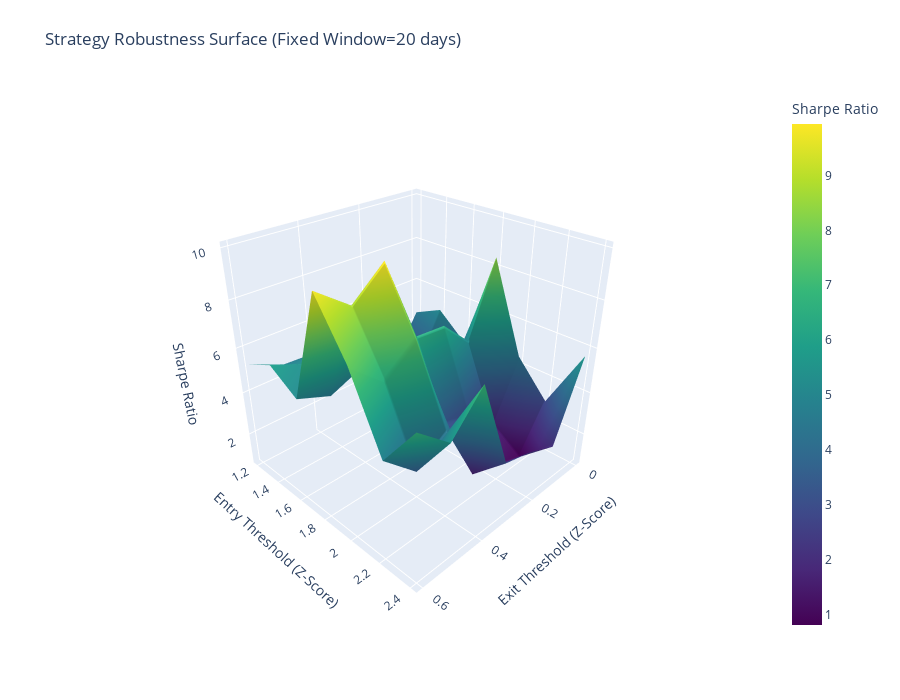

Notebook cell for this chart:
### Markdown cell above
### Robustness Checks, Optimization Experiments

### Code cell
def run_efficient_sensitivity_analysis(res, x_col, y_col, pair_name, windows, entries, exits, split=(0.6, 0.2, 0.2), score_on="test"):
    """
    Optimized Grid Search:
    - Calculates Kalman/Z-Score ONCE per window.
    - Runs Trading Loop for multiple Entry/Exits.
    """
    if pair_name not in res:
        raise ValueError(f"Pair {pair_name} not found.")
    
    base_df = res[pair_name].dropna().copy()

    # --- (C) time split ---
    n = len(base_df)
    n_train = int(split[0] * n)
    n_val   = int((split[0] + split[1]) * n)

    train_df = base_df.iloc[:n_train].copy()
    val_df   = base_df.iloc[n_train:n_val].copy()
    test_df  = base_df.iloc[n_val:].copy()

    if score_on == "val":
        score_df = val_df
    elif score_on == "test":
        score_df = test_df
    else:
        raise ValueError("score_on must be 'val' or 'test'")

    # Use full series for filtering (keeps realistic continuity)
    x_series = base_df[x_col]
    y_series = base_df[y_col]

    results = []
    print(f"Starting 3D Scan for {pair_name} ({y_col} | {x_col})... scoring on {score_on}")

    for w in windows:
        # Heavy lift: parameter estimation (you can restrict to train_df if desired)
        beta0 = init_beta0_ols_no_intercept(x_series, y_series, n0=60)
        Q, R = QR(x_series, y_series, beta0, n0=200, window=w)

        beta_hat, _, spread, _ = kalman_beta_filter(x_series, y_series, Q=Q, R=R, beta0=beta0)

        sim_df = base_df.copy()
        sim_df['beta_hat'] = beta_hat
        sim_df['spread'] = spread.reindex(sim_df.index)

        # Z-score computed from past only (prevents same-bar leakage via rolling stats)
        roll_mean = sim_df['spread'].rolling(window=w).mean().shift(1)
        roll_std  = sim_df['spread'].rolling(window=w).std().shift(1)
        sim_df['z_score'] = (sim_df['spread'] - roll_mean) / roll_std

        # --- (B) trade on lagged signal/beta ---
        sim_df['z_trade']    = sim_df['z_score'].shift(1)
        sim_df['beta_trade'] = sim_df['beta_hat'].shift(1)

        # drop rows where trading inputs not available
        sim_df = sim_df.dropna(subset=['z_trade', 'beta_trade', x_col, y_col]).copy()

        # slice to scoring segment
        sim_df = sim_df.loc[score_df.index.intersection(sim_df.index)].copy()
        if sim_df.empty:
            continue

        dates = sim_df.index
        z_vals = sim_df['z_trade'].values
        b_vals = sim_df['beta_trade'].values
        px_x = sim_df[x_col].values
        px_y = sim_df[y_col].values

        for en, ex in itertools.product(entries, exits):
            # --- (A) enforce exit < entry ---
            if ex >= en:
                continue

            current_state = 0
            cash = 100000.0
            shares_y = 0.0
            shares_x = 0.0

            equity_curve = []

            for i in range(len(z_vals)):
                z = z_vals[i]

                if current_state == 0:
                    if z < -en:
                        beta = b_vals[i]
                        shares_y = 100.0
                        shares_x = -(100.0 * beta)
                        cash -= (shares_y * px_y[i] + shares_x * px_x[i])
                        current_state = 1
                    elif z > en:
                        beta = b_vals[i]
                        shares_y = -100.0
                        shares_x = (100.0 * beta)
                        cash -= (shares_y * px_y[i] + shares_x * px_x[i])
                        current_state = -1

                elif current_state == 1:
                    if z >= -ex:
                        cash += (shares_y * px_y[i] + shares_x * px_x[i])
                        shares_y = 0.0
                        shares_x = 0.0
                        current_state = 0

                elif current_state == -1:
                    if z <= ex:
                        cash += (shares_y * px_y[i] + shares_x * px_x[i])
                        shares_y = 0.0
                        shares_x = 0.0
                        current_state = 0

                nav = cash + (shares_y * px_y[i] + shares_x * px_x[i])
                equity_curve.append(nav)

            eq_series = pd.Series(equity_curve, index=dates)

            # Daily Sharpe on resampled equity
            daily_eq = eq_series.resample('B').last().dropna()
            daily_rets = daily_eq.pct_change().dropna()

            if daily_rets.std() > 0:
                sharpe = (daily_rets.mean() / daily_rets.std()) * np.sqrt(252)
            else:
                sharpe = 0.0

            results.append({
                'Window': w,
                'Entry_Z': en,
                'Exit_Z': ex,
                'Sharpe': sharpe
            })

    return pd.DataFrame(results)
# Plotting Functions

def plot_3d_robustness_fixed_window(df_results, fixed_window=20):
    subset = df_results[df_results['Window'] == fixed_window].copy()
    if subset.empty:
        print(f"No data found for Window = {fixed_window}")
        return

    z_data = subset.pivot(index='Entry_Z', columns='Exit_Z', values='Sharpe')
    x_val = z_data.columns.values  # Exit Z-Scores
    y_val = z_data.index.values    # Entry Z-Scores
    z_val = z_data.values          # Sharpe Ratios

    fig = go.Figure(data=[go.Surface(
        z=z_val, x=x_val, y=y_val,
        colorscale='Viridis', colorbar=dict(title='Sharpe Ratio')
    )])
    fig.update_layout(
        title=f'Strategy Robustness Surface (Fixed Window={fixed_window} days)',
        scene=dict(
            xaxis_title='Exit Threshold (Z-Score)',
            yaxis_title='Entry Threshold (Z-Score)',
            zaxis_title='Sharpe Ratio',
            camera=dict(eye=dict(x=1.6, y=1.6, z=1.3))
        ),
        width=900, height=700, margin=dict(l=65, r=50, b=65, t=90)
    )
    fig.show()

def plot_3d_robustness(df_results, pair_name):
    g = sns.FacetGrid(df_results, col="Window", col_wrap=3, height=4, sharex=True, sharey=True)

    def draw_heatmap(data, **kwargs):
        ax = plt.gca()
        pivot = data.pivot(index='Entry_Z', columns='Exit_Z', values='Sharpe').sort_index()

        sns.heatmap(
            pivot,
            annot=True,
            fmt=".2f",
            cmap="RdYlGn",
            center=0,
            cbar=False,
            ax=ax
        )

        # force axis labels + ticks to show clearly
        ax.set_xlabel("Exit_Z")
        ax.set_ylabel("Entry_Z")
        ax.tick_params(axis='x', rotation=0, labelbottom=True)
        ax.tick_params(axis='y', rotation=0, labelleft=True)

    g.map_dataframe(draw_heatmap)
    g.figure.suptitle(f"Robustness Landscape: {pair_name} (Facetted by Window)", y=1.02)
    plt.tight_layout()
    plt.show()


windows = [20, 50, 100, 150, 200, 250]
entries = [1.2, 1.4, 1.6, 1.8, 2.0, 2.2, 2.4]
exit = [0.6, 0.5, 0.4, 0.3, 0.2, 0.1, 0]

# Run Scan
robustness_df = run_efficient_sensitivity_analysis(
    res=res, x_col="C", y_col="A", pair_name="AC", 
    windows=windows, entries=entries, exits=exit
)

# Visualize
plot_3d_robustness_fixed_window(robustness_df, fixed_window=20)
plot_3d_robustness(robustness_df, "A vs C")

### Figure 1 — Plotly figure (JSON) as saved in the notebook; plotly's stock layout.template omitted (floating-point values rounded to 4 significant figures)
{"data": [{"colorbar": {"title": {"text": "Sharpe Ratio"}}, "colorscale": [[0, "#440154"], [0.1111, "#482878"], [0.2222, "#3e4989"], [0.3333, "#31688e"], [0.4444, "#26828e"], [0.5556, "#1f9e89"], [0.6667, "#35b779"], [0.7778, "#6ece58"], [0.8889, "#b5de2b"], [1, "#fde725"]], "type": "surface", "x": [0.0, 0.1, 0.2, 0.3, 0.4, 0.5, 0.6], "y": [1.2, 1.4, 1.6, 1.8, 2.0, 2.2, 2.4], "z": [[4.432, 2.367, 2.921, 3.004, 4.588, 4.662, 5.285], [5.061, 2.696, 3.306, 3.27, 5.484, 5.318, 5.879], [3.964, 2.137, 2.815, 2.96, 5.113, 4.535, 5.093], [8.418, 5.162, 6.415, 6.511, 9.936, 8.782, 9.783], [4.432, 1.721, 2.841, 3.254, 7.569, 6.543, 7.749], [2.895, 0.8152, 1.229, 1.653, 4.423, 3.536, 4.86], [5.652, 2.162, 2.724, 3.047, 7.062, 5.563, 6.745]]}], "layout": {"height": 700, "margin": {"b": 65, "l": 65, "r": 50, "t": 90}, "scene": {"camera": {"eye": {"x": 1.6, "y": 1.6, "z": 1.3}}, "xaxis": {"title": {"text": "Exit Threshold (Z-Score)"}}, "yaxis": {"title": {"text": "Entry Threshold (Z-Score)"}}, "zaxis": {"title": {"text": "Sharpe Ratio"}}}, "title": {"text": "Strategy Robustness Surface (Fixed Window=20 days)"}, "width": 900}}
